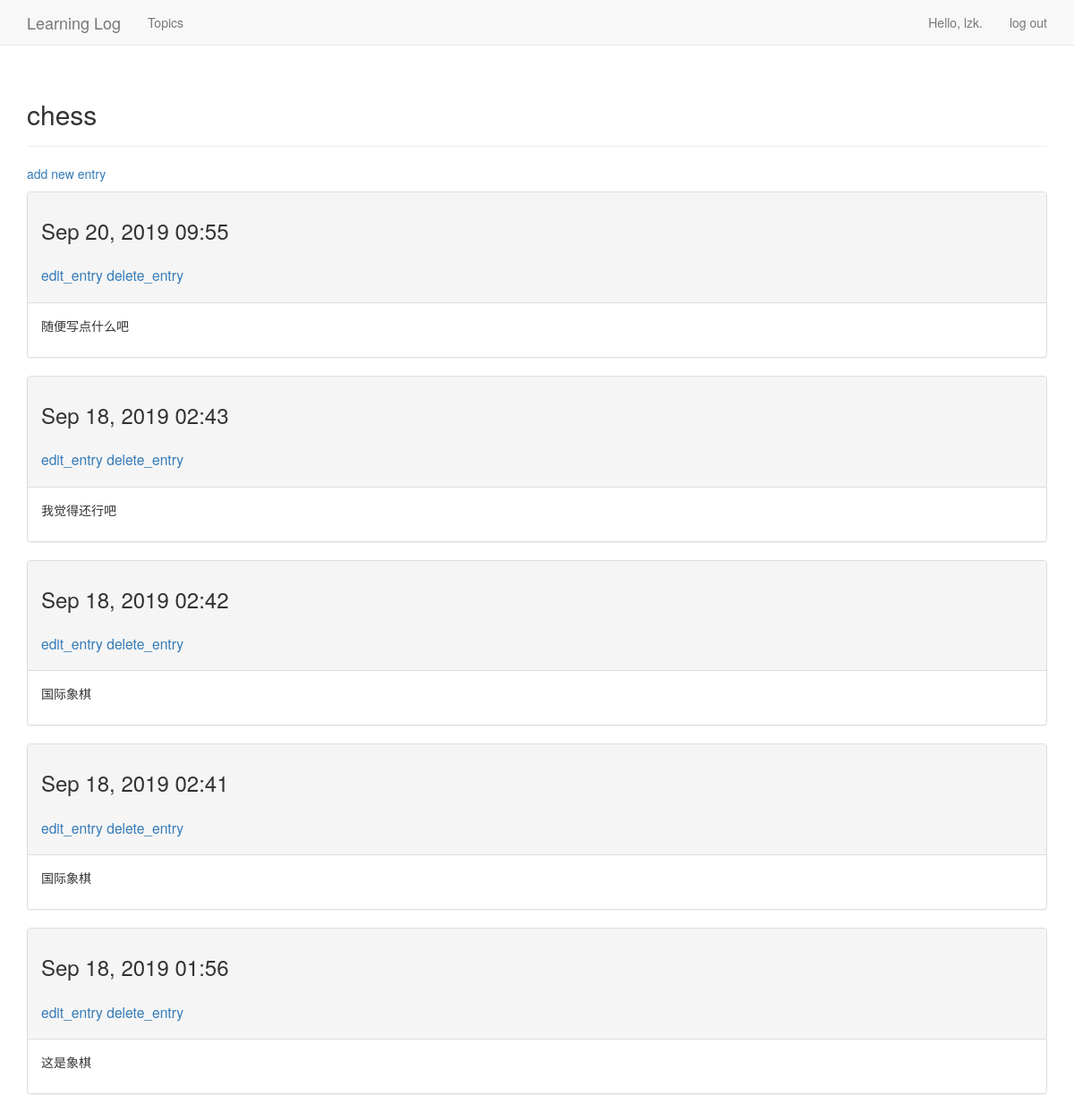
Page /topics/1/ (signed in) on the earlier database version.
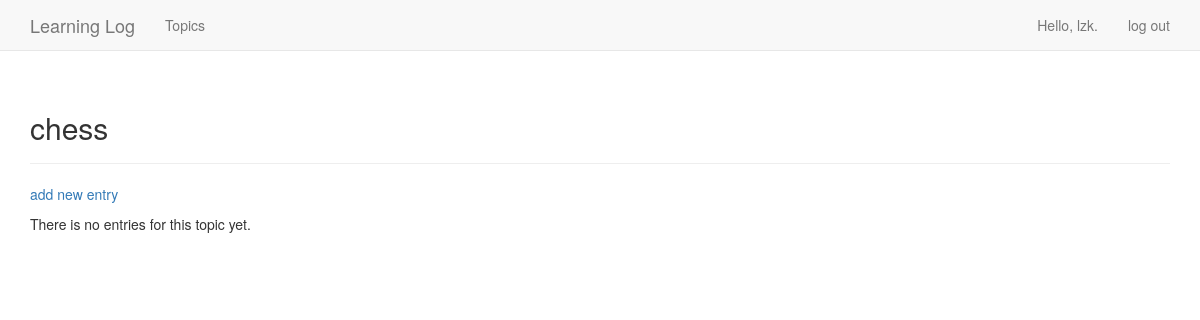
Same page on the later database version.
### learning_logs/models.py (models this page shows)
class Topic(models.Model):
    text = models.CharField(max_length=200)
    data_added = models.DateTimeField(auto_now_add=True)
    owner = models.ForeignKey(User)
    def __str__(self):
        return self.text

class Entry(models.Model):
    topic = models.ForeignKey(Topic)
    text = models.TextField()
    date_added = models.DateTimeField(auto_now_add=True)

### learning_logs/views.py (the view)
# urls.py: url(r'^topics/(?P<topic_id>\d+)/$',views.topic, name='topic'),
@login_required
def topic(request, topic_id):
    topic = get_object_or_404(Topic, id=topic_id)
    if topic.owner != request.user:
        raise Http404
    entries = topic.entry_set.order_by('-date_added')
    context = {'topic':topic, 'entries':entries}
    return render(request, 'learning_logs/topic.html', context)

### learning_logs/templates/learning_logs/topic.html
{% extends "learning_logs/base.html" %}
{% block header %}
<h2>
  {{ topic }}
</h2>
{% endblock header%}
{% block content %}
<p>
  <a href="{% url 'learning_logs:new_entry' topic.id %}">add new entry</a>
</p>
{% for entry in entries %}
<div class="panel panel-default">
  <div class="panel-heading">
    <h3>
      {{ entry.date_added|date:'M d, Y H:i' }}
    </h3>
    <h3>
      <small>
        <a href="{% url 'learning_logs:edit_entry' entry.id %}">edit_entry</a>
      </small>
      <small>
        <a href="{% url 'learning_logs:delete_entry' entry.id %}">delete_entry</a>
      </small>
    </h3>
  </div>
  <div class="panel-body">
    {{ entry.text|linebreaks }}
  </div>
</div>
{% empty %}
There is no entries for this topic yet.
{% endfor %}
{% endblock content %}

### learning_logs/templates/learning_logs/base.html (shortened to what this page needs)
{% load bootstrap3 %}
<!DOCTYPE html>
<html lang="en">
    <head>
        {% bootstrap_css %}
    </head>
    <body>
        <nav class = "navbar navbar-default navbar-static-top">
            <div class="container">
                <div class="navbar-header">
                    <a class="navbar-brand" href="{% url 'learning_logs:index'%}">
                        Learning Log
                    </a>
                </div>
                <div id="navbar" class="navbar-collapse collapse">
                    <ul class="nav navbar-nav">
                        <li><a href="{% url 'learning_logs:topics' %}">Topics</a></li>
                    </ul>
                    <ul class="nav navbar-nav navbar-right">
                        {% if user.is_authenticated %}
                            <li><a>Hello, {{user.username}}.</a></li>
                            <li><a href="{% url 'users:logout' %}">log out</a></li>
                        {% else %}
                            <li><a href="{% url 'users:register' %}">register</a></li>
                            <li><a href="{% url 'users:login' %}">log in</a></li>
                        {% endif %}
                    </ul>
                </div>
            </div>
        </nav>
        <div class="container">
            <div class="page-header">
                {% block header %}{% endblock header %}
            </div>
            <div>
                {% block content %}{% endblock content %}
            </div>
        </div>
    </body>
</html>

Differences in the rows shown:
removed Entry: date_added "Sep 20, 2019 09:55", text "随便写点什么吧"
removed Entry: date_added "Sep 18, 2019 02:43", text "我觉得还行吧"
removed Entry: date_added "Sep 18, 2019 02:42", text "国际象棋"
removed Entry: date_added "Sep 18, 2019 02:41", text "国际象棋"
removed Entry: date_added "Sep 18, 2019 01:56", text "这是象棋"
Other differences:
text now shown: "There is no entries for this topic yet."
